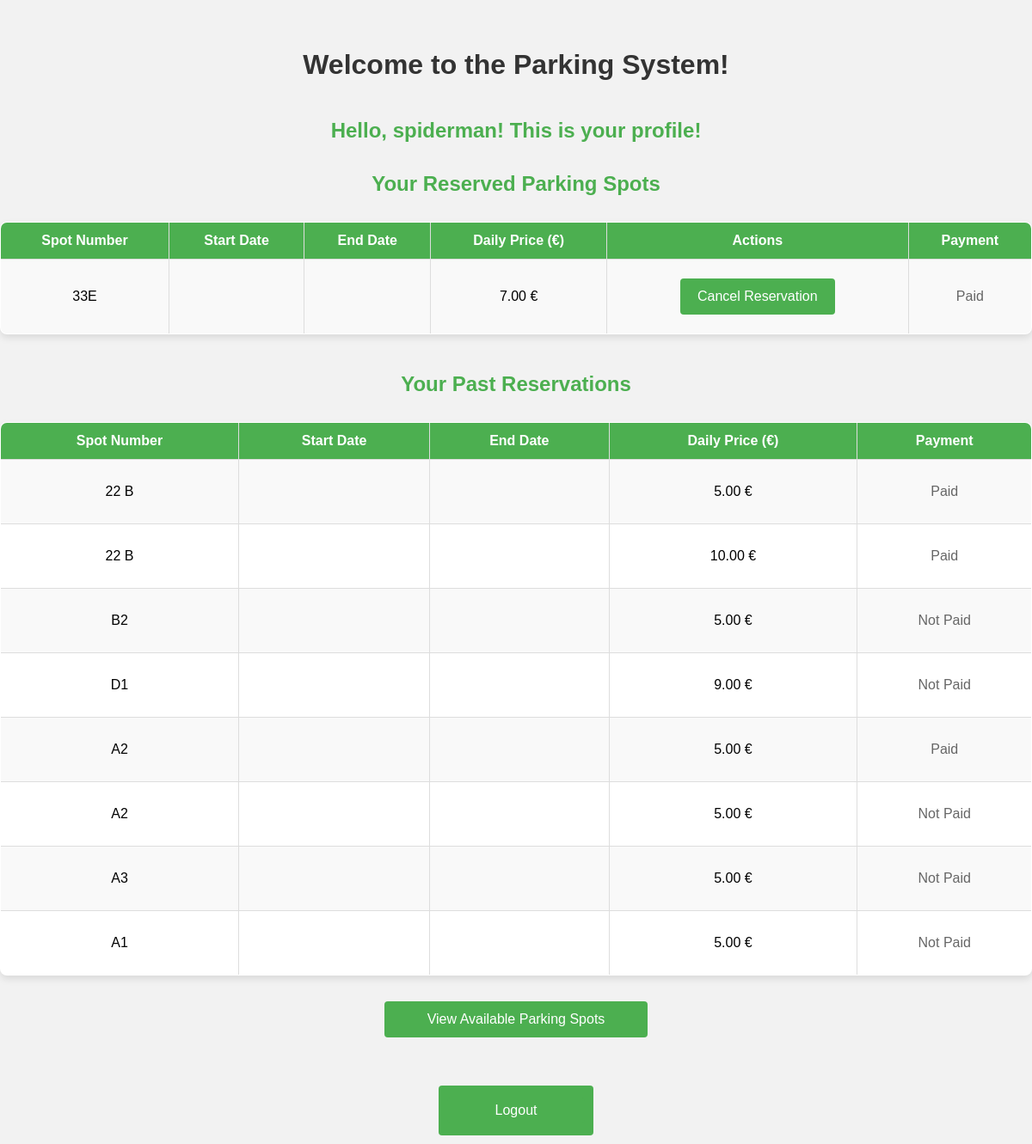
Before: /users/profile/ (signed in) with the older database file.
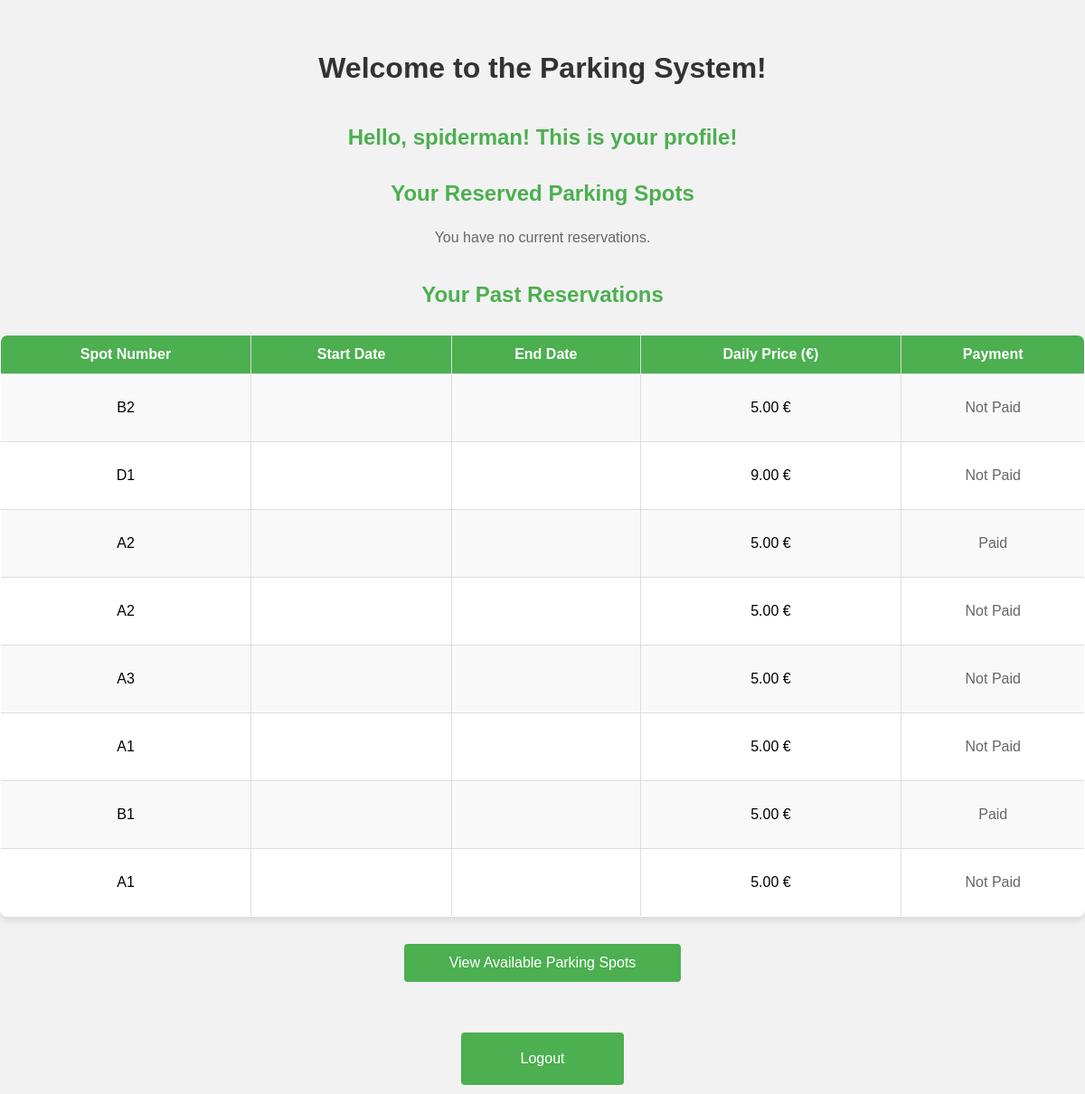
After: the same page with the newer database file.
### parking/models.py (models this page shows, shortened)
class Reservation(models.Model):
    user = models.ForeignKey(User, on_delete=models.CASCADE)
    spot = models.ForeignKey('ParkingSpot', on_delete=models.CASCADE, related_name="reservations")
    start_time = models.DateField()
    end_time = models.DateField()
    is_paid = models.BooleanField(default=False)  # Track payment status

class ParkingSpot(models.Model):
    location = models.ForeignKey(
        'ParkingLocation',
        on_delete=models.CASCADE,
        related_name="spots"
    )
    spot_number = models.CharField(max_length=10)
    is_reserved = models.BooleanField(default=False)
    is_rentable = models.BooleanField(default=False)
    daily_price = models.DecimalField(
        max_digits=10,
        decimal_places=2,
        null=True,
        blank=True
    )
    owner = models.ForeignKey(
        User,
        on_delete=models.SET_NULL,
        null=True,
        blank=True,
        related_name='owned_spots'
    )
    is_approved = models.BooleanField(default=False)

### users/views.py (the view)
# urls.py: path('profile/', views.profile_view, name='profile'),
@login_required
def profile_view(request):
    user = request.user
    current_reservations = Reservation.objects.filter(user=user, end_time__gte=timezone.now()).using('default')
    past_reservations = Reservation.objects.filter(user=user, end_time__lt=timezone.now()).using('default')
    return render(request, 'users/profile.html', {
        'user': user,
        'current_reservations': current_reservations,
        'past_reservations': past_reservations
    })

### users/templates/users/profile.html (shortened to what this page needs)
<!DOCTYPE html>
<html lang="en">
<head>
</head>
<body>
    <h2>Welcome to the Parking System!</h2>
    <h3>Hello, {{ user }}! This is your profile!</h3>
    <h3>Your Reserved Parking Spots</h3>
    {% if current_reservations %}
        <table border="1" cellspacing="0" cellpadding="5" style="width: 100%; text-align: left;">
            <tr>
                <th>Spot Number</th>
                <th>Start Date</th>
                <th>End Date</th>
                <th>Daily Price (€)</th>
                <th>Actions</th>
                <th>Payment</th>
            </tr>
            {% for reservation in current_reservations %}
            <tr>
                <td>{{ reservation.spot.spot_number }}</td>
                <td>{{ reservation.start_time|date:"Y-m-d" }}</td>
                <td>{{ reservation.end_time|date:"Y-m-d" }}</td>
                <td>{{ reservation.spot.daily_price|floatformat:2 }} €</td>
                <td>
                    <form method="POST" action="{% url 'unreserve_parking_spot' reservation.id %}">
                        <button type="submit">Cancel Reservation</button>
                    </form>
                </td>
                <td>
                    {% if not reservation.is_paid %}
                        <form method="POST" action="{% url 'checkout' reservation.id %}">
                            {% csrf_token %}
                            <button type="submit">Checkout</button>
                        </form>
                    {% else %}
                        <p>Paid</p>
                    {% endif %}
                </td>
            </tr>
            {% endfor %}
        </table>
    {% else %}
        <p>You have no current reservations.</p>
    {% endif %}
    <h3>Your Past Reservations</h3>
    {% if past_reservations %}
        <table border="1" cellspacing="0" cellpadding="5" style="width: 100%; text-align: left;">
            <tr>
                <th>Spot Number</th>
                <th>Start Date</th>
                <th>End Date</th>
                <th>Daily Price (€)</th>
                <th>Payment</th>
            </tr>
            {% for reservation in past_reservations %}
            <tr>
                <td>{{ reservation.spot.spot_number }}</td>
                <td>{{ reservation.start_time|date:"Y-m-d" }}</td>
                <td>{{ reservation.end_time|date:"Y-m-d" }}</td>
                <td>{{ reservation.spot.daily_price|floatformat:2 }} €</td>
                <td>
                    {% if reservation.is_paid %}
                        <p>Paid</p>
                    {% else %}
                        <p>Not Paid</p>
                    {% endif %}
                </td>
            </tr>
            {% endfor %}
        </table>
    {% else %}
        <p>You have no past reservations.</p>
    {% endif %}
    <button><a href="{% url 'parking_spots' %}">View Available Parking Spots</a></button>
    <br><br>
    <div class="btn-logout">
        <a href="{% url 'logout' %}">Logout</a>
    </div>
</body>
</html>

### users/templates/users/profile.html (style rules this page uses)
body { font-family: Arial, sans-serif; background-color: #f2f2f2; margin: 0; padding: 0; text-align: center; display: flex; flex-direction: column; align-items: center; min-height: 100vh; padding-top: 30px; }
h2 { color: #333; font-size: 2rem; margin-bottom: 20px; }
h3 { color: #4CAF50; font-size: 1.5rem; margin-bottom: 10px; }
table { width: 80%; margin: 20px 0; border-collapse: collapse; border-radius: 8px; overflow: hidden; background-color: white; box-shadow: 0 4px 8px rgba(0, 0, 0, 0.1); }
th, td { padding: 12px; text-align: center; border: 1px solid #ddd; }
th { background-color: #4CAF50; color: white; }
tr:nth-child(even) { background-color: #f9f9f9; }
button, a { padding: 12px 20px; margin: 10px; background-color: #4CAF50; color: white; border: none; border-radius: 4px; text-decoration: none; font-size: 16px; cursor: pointer; transition: background-color 0.3s ease; }
p { font-size: 16px; color: #666; }
.btn-logout { display: inline-block; width: 15%; text-align: center; background-color: #4CAF50; padding: 4px 0; font-size: 12px; border-radius: 4px; cursor: pointer; margin-top: 10px; margin-bottom: 10px; }
.btn-logout a { display: block; color: white; text-decoration: none; padding: 6px 0; }

Changed rows visible on the page:
removed Reservation: spot.spot_number "33E", spot.daily_price "7.00", is_paid "Paid", shown under "Your Reserved Parking Spots"
removed Reservation: spot.spot_number "22 B", spot.daily_price "5.00", is_paid "Paid", shown under "Your Past Reservations"
removed Reservation: spot.spot_number "22 B", spot.daily_price "10.00", is_paid "Paid", shown under "Your Past Reservations"
added Reservation: spot.spot_number "B1", spot.daily_price "5.00", is_paid "Paid", shown under "Your Past Reservations"
added Reservation: spot.spot_number "A1", spot.daily_price "5.00", is_paid "Not Paid", shown under "Your Past Reservations"
Other visible differences:
text no longer shown: "Spot Number Start Date End Date Daily Price (€) Actions Payment"
text now shown: "You have no current reservations."
